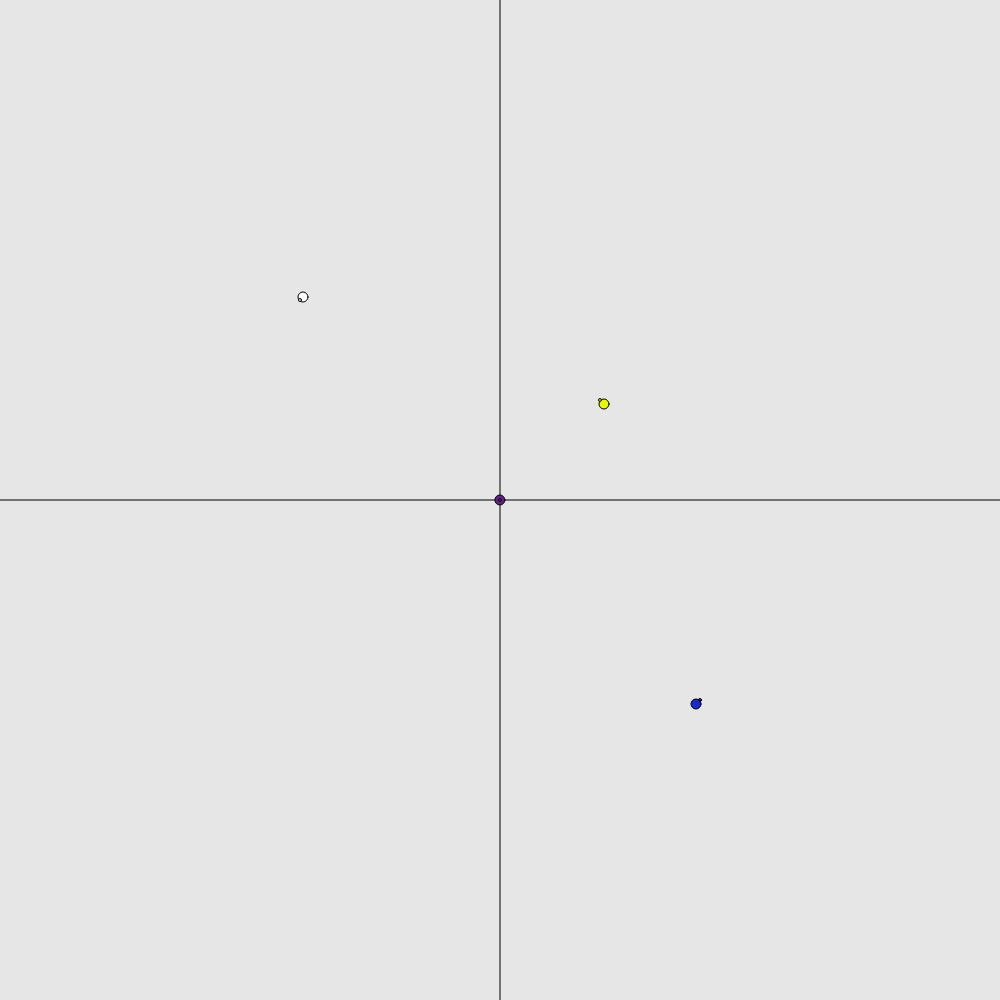
Frame 1 (no input)
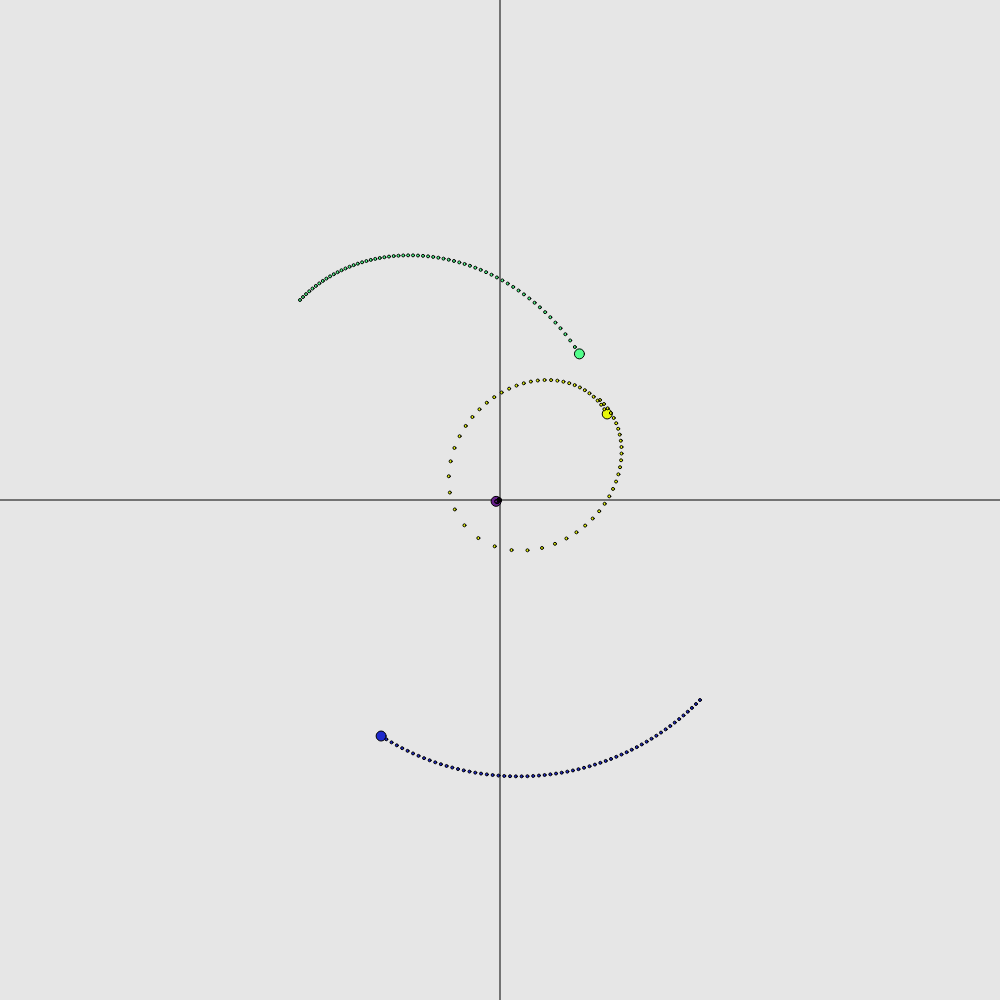
Frame 60 (no input)
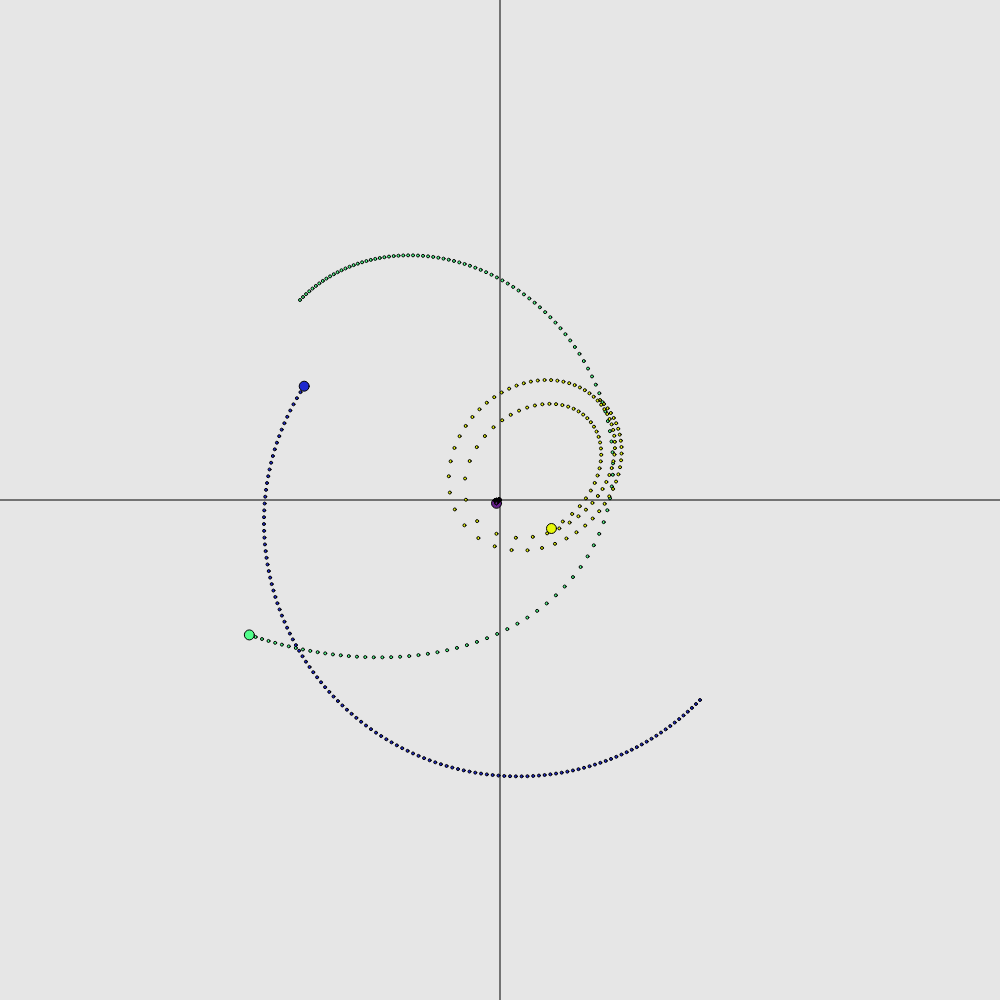
Frame 120 (the mouse pressed at the canvas centre since frame 60)

The p5.js sketch that drew these frames (run headless with seeded random() and noise() and a simulated clock; from frame 60 on, the mouse is pressed at the canvas centre):

// p5.js sketch
// ── sketch.js
let width;
let height;
let objects = [];

function setup() {
  width = 1000;
  height = 1000;
  angleMode(DEGREES);
  frameRate(60);
  createCanvas(width,height);

  // object1 = new body(1000,-200, -200, 0, 0,"0,153,255");
  // object3 = new body(1000, 200, -400, -2,0,"0,255,0");
  // object2 = new body(1000, 0, 0, 2, 0,"255, 0, 0");
  //
  // object1 = new body(1000,-100, -100, 2,-2,"0,153,255");
  // object3 = new body(500, 100, -100, -1,1,"0,255,0");
  // object2 = new body(1000, 0, 0, 2, 2,"255, 0, 0");
  //
  // object1 = new body(100,-100, -100, 2,-2,"0,153,255");
  // object3 = new body(100, 100, -100, 2,2,"0,255,0");
  // object2 = new body(5000, 0, 0, 0, 0,"255, 0, 0");
  // object1 = new body(100,-200, -200, 3,-3,"0,153,255");
  // object3 = new body(100, 100, -100, 3,3,"0,255,0");
  // object2 = new body(5000, 0, 0, 0, 0,"255, 0, 0");
  //
  // object1 = new body(100,-200, -200, 3,-3,"0,153,255");
  // object3 = new body(100, 100, -100, 4,4,"0,255,0");
  // object2 = new body(8000, 0, 0, 0, 0,"255, 0, 0");
  //
  // object1 = new body(100,-200, -200, 3,-3,"0,153,255");
  // object3 = new body(100, 100, -100, 4,4,"0,255,0");
  // object2 = new body(10000, 0, 0, -0.08, 0,"255, 0, 0");

  //eventually circular path
  // object1 = new body(100,-200, -200, 10,-10,"0,153,255");
  // object3 = new body(100, 100, -100, 14,14,"0,255,0");
  // object2 = new body(100000, 0, 0, -0.02, 0,"255, 0, 0");

  // objects.push(new body(100,-200, -200, 3,-3,"0,153,255"));
  // objects.push(new body(100, 100, -100, 4,4,"0,255,0"));
  // objects.push(new body(10000, 0, 0, -0.08, 0,"255, 0, 0"));

  objects.push(new body(100,-200, -200, 3,-3, "random"));
  objects.push(new body(100, 100, -100, 4,4,"random"));
  objects.push(new body(100, 200, 200, -4,4,"random"));
  objects.push(new body(10000, 0, 0, -0.1, -0.01,"random"));
}

function draw() {
  background(230);
  translate(width/2, height/2);
  line(0,height/2,0,-height/2);
  stroke(0);
  line(-width/2,0,width/2,0);
  stroke(0);

  for (var j = 0; j < objects.length; j++) {
    objects[j].update();
  }

  for (var i = 0; i < objects.length; i++) {
    for (var j = 0; j < objects.length; j++) {
      objects[i].calculate_Force(objects[j]);
    }
    if(objects[i].path.length > 200){
      objects[i].path.shift();
    }
  }

  //console.log(frameCount);

  // x = amplitude * sin((frameCount / period)* TWO_PI);
  //
  // fill(127);
  // stroke(0);
  // strokeWeight(4);
  // line(amplitude,0,x,0);
  // stroke(230);
  // line(-amplitude,0,x,0);
  // ellipse(x,y,50,50);
}






// var x = 0;
// var y = 0;
// let width;
// let height;
//
// var amplitude = 300;
// var period = 200;
//
// function setup() {
//   width = 800;
//   height = 800;
//   frameRate(60);
//   createCanvas(width,height);
// }
//
// function draw() {
//   // put drawing code here
//   translate(width/2, height/2);
//   background(255);
//
//   x = amplitude * sin((frameCount / period)* TWO_PI);
//
//   fill(127);
//   stroke(0);
//   strokeWeight(4);
//   line(amplitude,0,x,0);
//   stroke(230);
//   line(-amplitude,0,x,0);
//   ellipse(x,y,50,50);
// }

// ── body.js
class body{

  constructor(object_mass, posx, posy, velx, vely, color){
    this.mass = object_mass;
    this.size = 10;
    if (color === "random") {
      this.color = [];
      this.color.push(Math.floor(Math.random() * 256));
      this.color.push(Math.floor(Math.random() * 256));
      this.color.push(Math.floor(Math.random() * 256));
    }else{
      this.color = color.split(",");
    }
    this.position = createVector(posx,posy);
    this.velocity = createVector(velx,vely);
    this.acceleration = createVector(0,0);
    this.force = createVector(0,0);
    this.path = [];
  }
  update(){
    this.path.push([this.position.x,this.position.y]);

    this.acceleration = this.force.div(this.mass);
    this.velocity = this.velocity.add(this.acceleration);
    this.position = this.position.add(this.velocity);
    ellipse(this.position.x, this.position.y, this.size, this.size);
    // track
    for (var a = 0; a < this.path.length; a++) {
      ellipse(this.path[a][0], this.path[a][1],3,3);
      //fill(this.color[0], this.color[1], this.color[2]);
    }
    fill(this.color[0], this.color[1], this.color[2]);

    this.force.x = 0;
    this.force.y = 0;
  }
  calculate_Force(object){
    //f = Gm1m2/r^2
    var r = sqrt(pow(this.position.x - object.position.x,2) + pow(this.position.y - object.position.y,2));
    var obj1_to_obj2 = createVector(object.position.x - this.position.x, object.position.y - this.position.y);
    var acceleration = createVector((object.mass * obj1_to_obj2.x) / pow(r,3), (object.mass * obj1_to_obj2.y) / pow(r,3));
    var force = createVector(acceleration.x * this.mass , this.mass * acceleration.y);
    this.force = this.force.add(force);
    //this.acceleration = acceleration;
    //console.log(this.acceleration.mag());
  }

}
